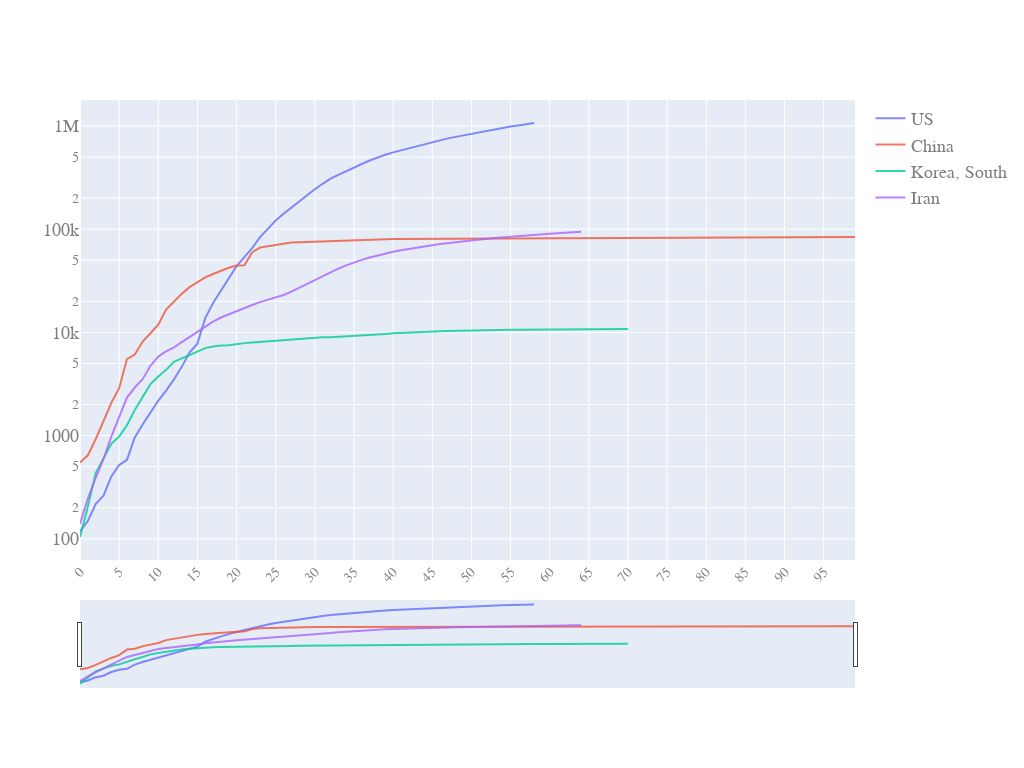

Notebook source saved alongside this figure:
### Code cell
quick_plot(pd_sync_timelines.date, pd_sync_timelines.iloc[:,1:-1], y_scale = 'log', slider=True)
